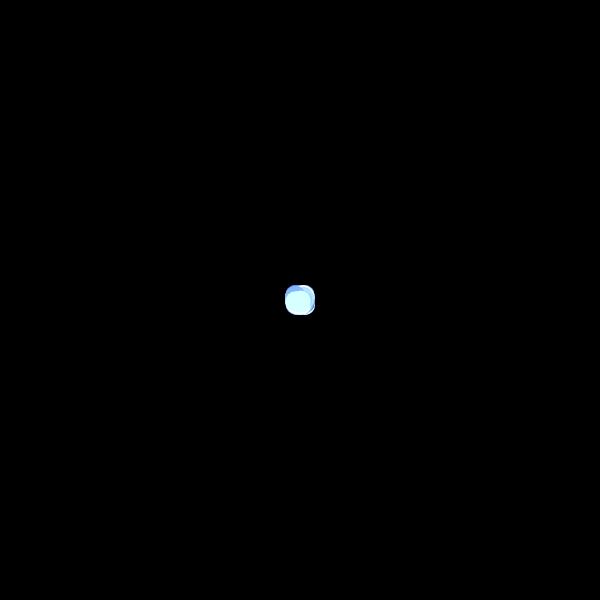
Frame 1 (no input)
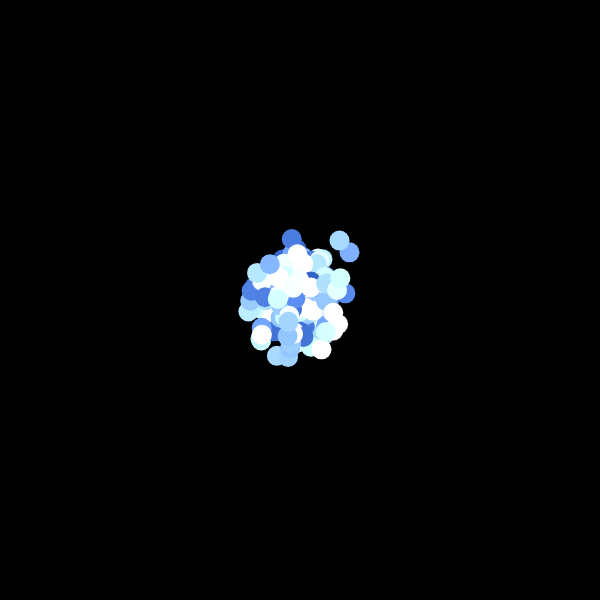
Frame 60 (no input)
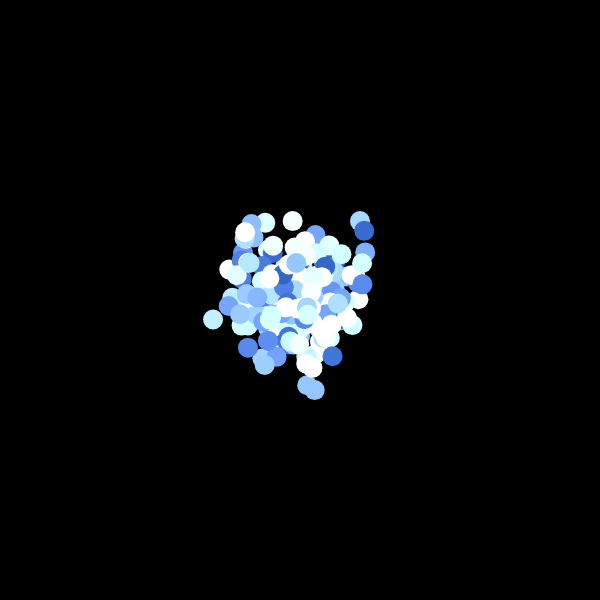
Frame 120 (the mouse pressed at the canvas centre since frame 60)

The p5.js sketch that drew these frames (run headless with seeded random() and noise() and a simulated clock; from frame 60 on, the mouse is pressed at the canvas centre):

// p5.js sketch
// ── sketch.js
var walkers = [];

class Walker{
    constructor(_size, _rand_x, _rand_y, _col) {
        this.x = width/2;
        this.y = height/2;
        this.color = _col;
        this.size = _size;
        this.rand_x = _rand_x;
        this.rand_y = _rand_y;
    }

    move() {
        this.x = this.x + random(-this.rand_x, this.rand_x);
        this.y = this.y + random(-this.rand_y, this.rand_y);
    }

    show() {
        stroke(255);
        strokeWeight(3);
        noStroke(); 
        fill(50 + this.color, 100 + this.color, 200 + this.color);
        ellipse(this.x, this.y, this.size, this.size);
    }
}

function setup() {
    createCanvas(600, 600);
    background(0);
    
    for (let i = 0; i < 200; i++) {
        walkers[i] = new Walker(20, 5, 5, random(255));
    }
    
}

function draw() {
    background(0);
    
    for (let i = 0; i < 200; i++) {
        walkers[i].move();
        walkers[i].show();
    }
    
}
